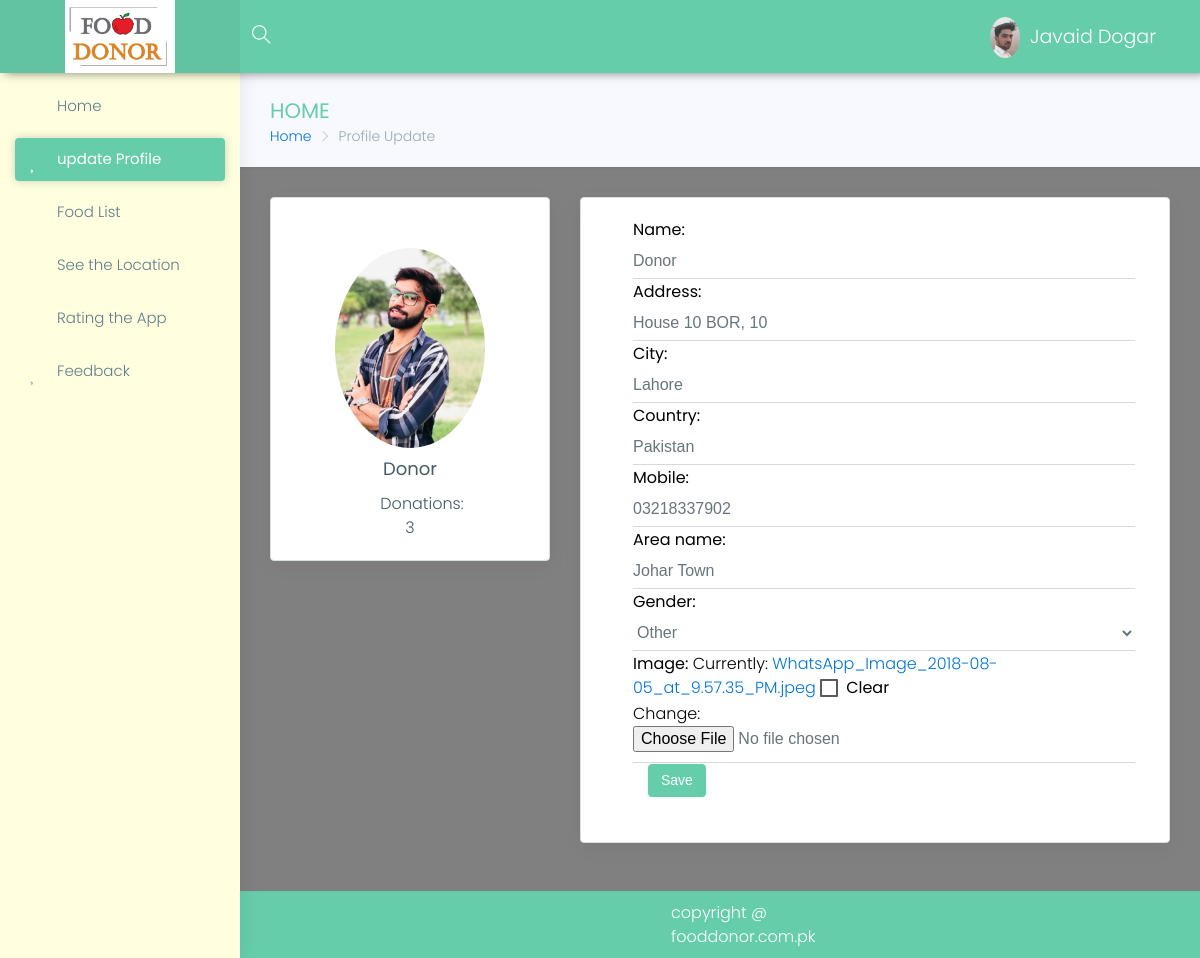
The page /donor/profile (signed in) on the database as committed earlier.
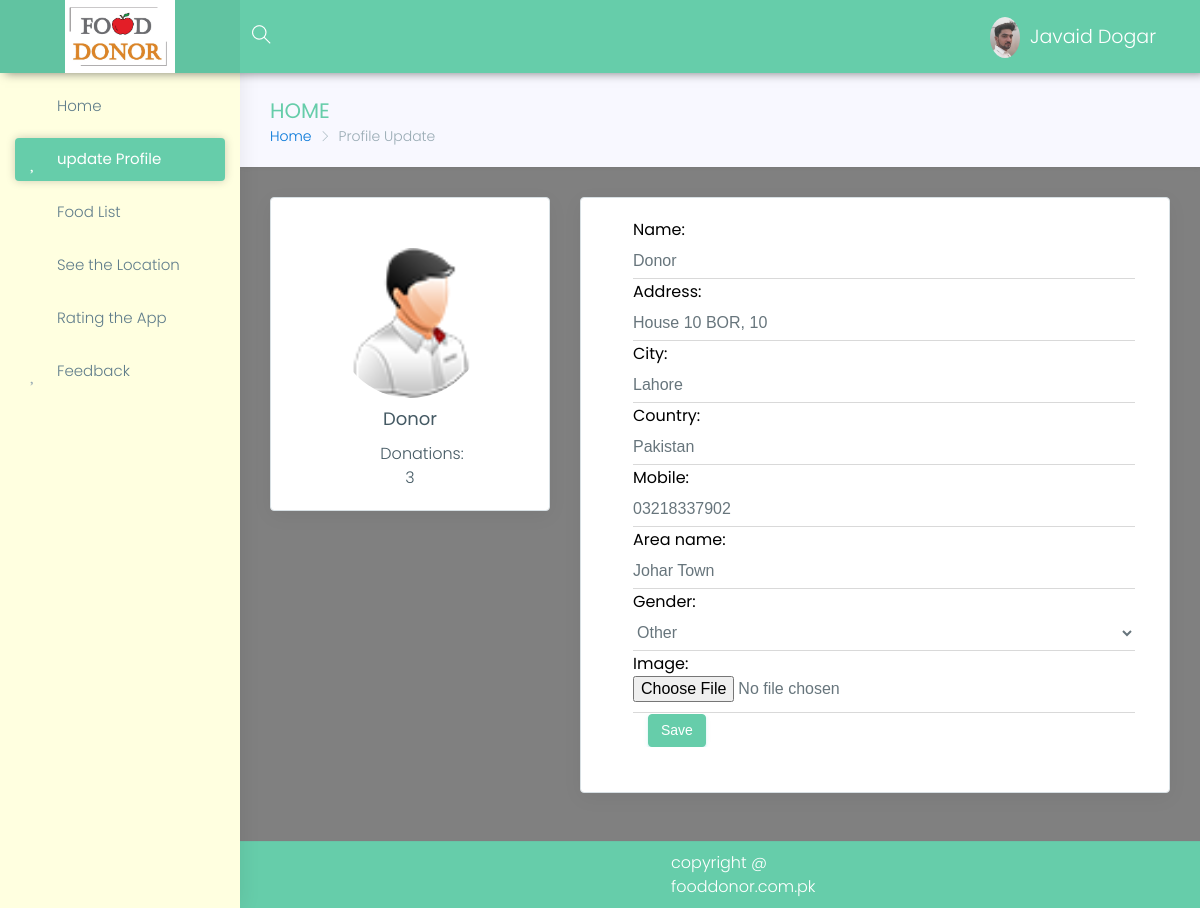
The same page on the database as committed later.
### donor/models.py (models this page shows, shortened)
class Donor(models.Model):
    user = models.OneToOneField(User, on_delete=models.CASCADE, primary_key=True)
    name = models.CharField(max_length=100, blank=False, null=False)
    role = models.CharField(default='Donor',blank=False,max_length=10)
    address = models.CharField(max_length=100, blank=False, null=False)
    mobile = models.CharField(max_length=15, blank=False)
    area_name=models.CharField(help_text='Johar Town, Faisal Town',max_length=30)
    image=models.ImageField(blank=True)
    gender=models.CharField(max_length=6,blank=True,null=True,choices=gender)
    city=models.CharField(max_length=20,blank=True,null=True)
    country=models.CharField(max_length=20,blank=True,null=True)

### donor/views.py (the view)
@login_required
def profile(request):
    donor = Donor.objects.get(user=request.user)
    donations = Food.objects.filter(donor=donor).__len__()
    msg = ""
    form = ProfileForm(instance=donor)
    if request.method == "POST":
        form = ProfileForm(request.POST, request.FILES, instance=donor)
        if form.is_valid():
            form.save()
            msg = "Profile Updated Successfully"
    return render(request, 'donor/profile.html', {'form': form, 'msg': msg, 'donations': donations, 'user': donor})

### donor/forms.py
class ProfileForm(ModelForm):
    class Meta:
        model=Donor
        fields=(
            "name",
            "address",
            'city',
            'country',
            "mobile",
            "area_name",
            'gender',
            'image'
        )

### templates/donor/profile.html (shortened to what this page needs)
{% extends 'panel-base.html' %}
{% load static %}
{% block sidebar %}
            {% include 'donor/sidebar.html' %}
        {% endblock %}
{% block bradcrump %}
    <div class="row page-titles">
                    <div class="col-md-5 col-8 align-self-center">
                        <h3 class="text-themecolor">HOME</h3>
                        <ol class="breadcrumb">
                            <li class="breadcrumb-item"><a href="{% url 'donor-index' %}">Home</a></li>
                            <li class="breadcrumb-item active">Profile Update</li>
                        </ol>
                    </div>
                </div>
{% endblock %}
{% block main %}
 <div class="row">
                    <div class="col-lg-4 col-xlg-3 col-md-5">
                        <div class="card">
                            <div class="card-block">
                                <center class="m-t-30">
                                    {% if user.image %}
                                        <img src="{{ user.image.url }}" class="img-circle" width="150" />
                                    {% endif %}
                                {% if not user.image %}
                                    <img src="{% static 'images/Student-64.png' %}" class="img-circle" width="150" />
                                {% endif %}
                                    <h4 class="card-title m-t-10">{{ user.name }}</h4>
                                    <div class="row text-center justify-content-md-center">
                                        <div class="col-4"><a href="javascript:void(0)" class="link">Donations: {{ donations }}</a></div>
                                    </div>
                                </center>
                            </div>
                        </div>
                    </div>
                    <div class="col-lg-8 col-xlg-9 col-md-7">
                        <div class="card" style=" background-color: white;">
                            <div class="card-block" style="margin-left: 32px;
                              padding-right: 34px; color: black;">
                                <form method="post" enctype="multipart/form-data" class="form-horizontal form-material">
                                   {% include 'form.html' %}
                                    <div class="form-group">
                                        <div class="col-sm-12">
                                            <button class="btn btn-success">Save</button>
                                        </div>
                                    </div>
                                </form>
                            </div>
                        </div>
                    </div>
                </div>
{% endblock %}

### templates/form.html (shortened to what this page needs)
{% for field in form %}
        {{ field.label_tag }}
        {{ field }}
{% endfor %}

Rows that differ between the two databases and show on the page:
changed Donor "Donor": image: picture removed
Other text that changed with them:
list line gone: "Currently: WhatsApp_Image_2018-08-05_at_9.57.35_PM.jpeg Clear Change:"
